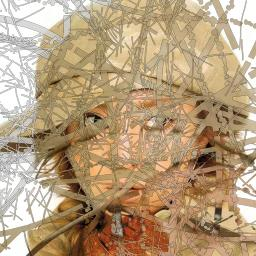
#> input picture DataSetFiles/Main_Dataset/input/00482.jpg, 256 x 256 px, given as the content of the folder ../Main_Dataset/input/00482.jpg, which was not available
$ python organic_v5.py -c ../Main_Dataset/input/00482.jpg -l ../Main_Dataset/input/00677.jpg -o out
#> lines starting #> are read from the running program, lines starting #| are printed output that depends on the picture; after the words box and inside, x2 and y2 are one past the last pixel; in counts of white or black regions, pixels touching at a corner belong together; pictures that were not available may be replaced by others from this repository, and a replacement may not be noted
"""
Organic Mask Generator v5 - Truly Organic Shapes
=================================================

Uses FRACTAL NOISE and DOMAIN WARPING to create
irregular, organic-looking masks - NOT geometric boxes.

Mask Types:
1. Fractal Blobs - Noise-based organic regions
2. Flowy Curves - Smooth curved regions
3. Organic Patches - Warped, irregular patches
4. Cloudy Regions - Cloud-like soft masks
5. Natural Edges - Masks with natural, irregular boundaries

Dependencies: pip install opencv-python numpy tqdm
"""

import cv2
import numpy as np
import os
import random
import math
from typing import Optional, List, Tuple
from concurrent.futures import ProcessPoolExecutor, as_completed
import multiprocessing as mp

try:
    from tqdm import tqdm
    TQDM_AVAILABLE = True
except ImportError:
    TQDM_AVAILABLE = False
    def tqdm(iterable, **kwargs):
        return iterable


class OrganicMaskGeneratorV5:
    """
    Creates truly ORGANIC, irregular masks using:
    - Fractal Brownian Motion (fBm) noise
    - Domain warping for distortion
    - Perlin-like noise patterns
    - NO geometric shapes like rectangles
    """

    def __init__(self, height: int = 512, width: int = 512, seed: int = None):
        self.h = height
        self.w = width
        if seed is not None:
            random.seed(seed)
            np.random.seed(seed)

    # =========================================
    # NOISE GENERATION
    # =========================================

    def fractal_noise(self, octaves: int = 5, persistence: float = 0.5) -> np.ndarray:
        """Generate fractal Brownian motion noise."""
        total = np.zeros((self.h, self.w), dtype=np.float32)
        frequency = 1.0
        amplitude = 1.0
        max_value = 0.0

        for _ in range(octaves):
            # Generate noise at current frequency
            noise_h = max(1, int(self.h / frequency))
            noise_w = max(1, int(self.w / frequency))
            noise = np.random.rand(noise_h, noise_w).astype(np.float32)

            # Upsample to full resolution
            noise = cv2.resize(noise, (self.w, self.h), interpolation=cv2.INTER_CUBIC)

            total += noise * amplitude
            max_value += amplitude

            frequency *= 2.0
            amplitude *= persistence

        # Normalize to 0-1
        total = total / max_value
        return total

    def domain_warp(self, data: np.ndarray, strength: float = 30.0) -> np.ndarray:
        """Apply domain warping for organic distortion."""
        # Generate warp fields
        warp_x = self.fractal_noise(octaves=3, persistence=0.6)
        warp_y = self.fractal_noise(octaves=3, persistence=0.6)

        # Center around zero
        warp_x = (warp_x - 0.5) * 2 * strength
        warp_y = (warp_y - 0.5) * 2 * strength

        # Create coordinate grids
        y_coords, x_coords = np.mgrid[0:self.h, 0:self.w].astype(np.float32)

        # Apply warp
        map_x = np.clip(x_coords + warp_x, 0, self.w - 1)
        map_y = np.clip(y_coords + warp_y, 0, self.h - 1)

        return cv2.remap(data.astype(np.float32), map_x, map_y, cv2.INTER_LINEAR)

    def ensure_coverage(self, mask: np.ndarray, min_cover: float = 0.15, max_cover: float = 0.50) -> np.ndarray:
        """
        Adjust mask to ensure coverage is within target range.
        Optimized version - uses percentile-based thresholding.
        """
        total_pixels = self.h * self.w
        target_coverage = random.uniform(min_cover, max_cover)

        # If mask is empty, create a basic blob
        mask_float = mask.astype(np.float32)
        current_coverage = np.sum(mask_float > 0) / total_pixels

        if current_coverage < 0.01:
            # Create fallback blob
            cx, cy = self.w // 2, self.h // 2
            y, x = np.ogrid[:self.h, :self.w]
            dist = np.sqrt((x - cx)**2 + (y - cy)**2)
            radius = min(self.h, self.w) * 0.3
            mask_float = (dist < radius).astype(np.float32) * 255

        # Use percentile-based adjustment (FAST)
        non_zero = mask_float[mask_float > 0]

        if len(non_zero) > 0:
            # Calculate what threshold gives target coverage
            target_count = int(total_pixels * target_coverage)

            if np.sum(mask_float > 0) > target_count:
                # Too much coverage - increase threshold
                percentile = 100 * (1 - target_coverage / (np.sum(mask_float > 0) / total_pixels))
                threshold = np.percentile(mask_float[mask_float > 0], percentile)
                mask_float = (mask_float > threshold).astype(np.float32) * 255
            else:
                # Not enough - dilate (max 3 iterations)
                for _ in range(3):
                    if np.sum(mask_float > 0) >= target_count * 0.8:
                        break
                    kernel = cv2.getStructuringElement(cv2.MORPH_ELLIPSE, (21, 21))
                    mask_float = cv2.dilate(mask_float, kernel, iterations=1)

        return mask_float.astype(np.uint8)

    # =========================================
    # ORGANIC MASK STYLES
    # =========================================

    def generate_fractal_blob(self) -> np.ndarray:
        """
        Organic blob using fractal noise thresholding.
        Creates cloud-like, irregular shapes.
        """
        # Generate base noise
        noise = self.fractal_noise(
            octaves=random.randint(4, 6),
            persistence=random.uniform(0.45, 0.65)
        )

        # Apply domain warping for more organic feel
        noise = self.domain_warp(noise, strength=random.uniform(20, 50))

        # Smooth
        blur_size = random.choice([7, 11, 15, 21])
        noise = cv2.GaussianBlur(noise, (blur_size, blur_size), 0)

        # Threshold to create mask
        # Random threshold for varied coverage
        threshold = random.uniform(0.4, 0.65)
        mask = (noise > threshold).astype(np.uint8) * 255

        # Morphological operations for cleaner edges
        kernel = cv2.getStructuringElement(cv2.MORPH_ELLIPSE, (7, 7))
        mask = cv2.morphologyEx(mask, cv2.MORPH_CLOSE, kernel)
        mask = cv2.morphologyEx(mask, cv2.MORPH_OPEN, kernel)

        return mask

    def generate_flowing_region(self) -> np.ndarray:
        """
        Smooth, flowing organic regions.
        Like water or smoke patterns.
        """
        # Create gradient-based flow
        noise1 = self.fractal_noise(octaves=4, persistence=0.5)
        noise2 = self.fractal_noise(octaves=4, persistence=0.5)

        # Combine noises for flow effect
        combined = (noise1 * 0.6 + noise2 * 0.4)

        # Multiple warps for organic flow
        for _ in range(2):
            combined = self.domain_warp(combined, strength=random.uniform(15, 35))

        # Smooth heavily for flow look
        blur_size = random.choice([15, 21, 31])
        combined = cv2.GaussianBlur(combined, (blur_size, blur_size), 0)

        # Select band of values for mask
        low = random.uniform(0.3, 0.5)
        high = low + random.uniform(0.15, 0.35)

        mask = ((combined > low) & (combined < high)).astype(np.uint8) * 255

        # Close gaps
        kernel = cv2.getStructuringElement(cv2.MORPH_ELLIPSE, (11, 11))
        mask = cv2.morphologyEx(mask, cv2.MORPH_CLOSE, kernel)

        return mask

    def generate_organic_patch(self) -> np.ndarray:
        """
        Multiple organic patches with natural edges.
        """
        mask = np.zeros((self.h, self.w), dtype=np.uint8)

        num_patches = random.randint(2, 5)

        for _ in range(num_patches):
            # Create patch using noise
            patch = self.fractal_noise(
                octaves=random.randint(3, 5),
                persistence=random.uniform(0.5, 0.7)
            )

            # Random center bias
            cx = random.gauss(0.5, 0.25)
            cy = random.gauss(0.5, 0.25)
            cx = max(0.1, min(0.9, cx))
            cy = max(0.1, min(0.9, cy))

            # Create radial falloff
            y, x = np.ogrid[:self.h, :self.w]
            center_x = int(self.w * cx)
            center_y = int(self.h * cy)

            # Distance from center
            dist = np.sqrt((x - center_x)**2 + (y - center_y)**2)
            radius = random.uniform(0.2, 0.4) * min(self.h, self.w)

            # Combine noise with radial mask
            radial = 1 - np.clip(dist / radius, 0, 1)
            radial = radial ** random.uniform(0.5, 1.5)  # Adjust falloff

            combined = patch * radial

            # Warp for organic edges
            combined = self.domain_warp(combined, strength=random.uniform(10, 25))

            # Threshold
            thresh = random.uniform(0.3, 0.5)
            patch_mask = (combined > thresh).astype(np.uint8) * 255

            mask = cv2.bitwise_or(mask, patch_mask)

        return mask

    def generate_cloudy_mask(self) -> np.ndarray:
        """
        Cloud-like soft masks with varying density.
        """
        # Multi-octave noise
        cloud = self.fractal_noise(
            octaves=random.randint(5, 7),
            persistence=random.uniform(0.55, 0.7)
        )

        # Heavy domain warping
        cloud = self.domain_warp(cloud, strength=random.uniform(30, 60))
        cloud = self.domain_warp(cloud, strength=random.uniform(15, 30))

        # Very smooth
        blur_size = random.choice([21, 31, 41])
        cloud = cv2.GaussianBlur(cloud, (blur_size, blur_size), 0)

        # Threshold
        thresh = random.uniform(0.45, 0.6)
        mask = (cloud > thresh).astype(np.uint8) * 255

        return mask

    def generate_natural_edge_mask(self) -> np.ndarray:
        """
        Mask with very natural, torn-paper-like edges.
        """
        # Start with multiple blob seeds
        mask = np.zeros((self.h, self.w), dtype=np.float32)

        num_seeds = random.randint(3, 8)

        for _ in range(num_seeds):
            # Random position
            cx = random.randint(self.w // 4, 3 * self.w // 4)
            cy = random.randint(self.h // 4, 3 * self.h // 4)

            # Create gradient blob
            y, x = np.ogrid[:self.h, :self.w]
            dist = np.sqrt((x - cx)**2 + (y - cy)**2)

            blob_radius = random.randint(50, 150)
            blob = np.exp(-(dist**2) / (2 * blob_radius**2))

            mask = np.maximum(mask, blob)

        # Add noise to edges
        edge_noise = self.fractal_noise(octaves=4, persistence=0.6)
        mask = mask + edge_noise * 0.3

        # Domain warp for irregular edges
        mask = self.domain_warp(mask, strength=random.uniform(25, 45))

        # Smooth
        mask = cv2.GaussianBlur(mask, (11, 11), 0)

        # Threshold
        thresh = random.uniform(0.35, 0.55)
        result = (mask > thresh).astype(np.uint8) * 255

        return result

    def generate_composite_organic(self) -> np.ndarray:
        """
        Combination of organic styles.
        """
        styles = [
            self.generate_fractal_blob,
            self.generate_flowing_region,
            self.generate_organic_patch,
            self.generate_cloudy_mask,
            self.generate_natural_edge_mask
        ]

        # Pick 2 random styles
        selected = random.sample(styles, 2)

        combined = np.zeros((self.h, self.w), dtype=np.uint8)
        for func in selected:
            combined = cv2.bitwise_or(combined, func())

        return combined

    # =========================================
    # EDGE EFFECTS
    # =========================================

    def add_organic_edge(self, mask: np.ndarray) -> np.ndarray:
        """Add natural, organic edge distortion."""
        # Find edges
        edges = cv2.Canny(mask, 50, 150)

        # Dilate edges
        kernel = np.ones((random.randint(3, 7), random.randint(3, 7)), np.uint8)
        border = cv2.dilate(edges, kernel, iterations=1)

        # Warp the mask slightly
        warp_strength = random.uniform(3, 8)
        noise_x = self.fractal_noise(octaves=3, persistence=0.6)
        noise_y = self.fractal_noise(octaves=3, persistence=0.6)

        noise_x = (noise_x - 0.5) * 2 * warp_strength
        noise_y = (noise_y - 0.5) * 2 * warp_strength

        # Apply only where border exists
        border_mask = (border > 0).astype(np.float32)
        noise_x = noise_x * border_mask
        noise_y = noise_y * border_mask

        y_coords, x_coords = np.mgrid[0:self.h, 0:self.w].astype(np.float32)

        map_x = np.clip(x_coords + noise_x, 0, self.w - 1)
        map_y = np.clip(y_coords + noise_y, 0, self.h - 1)

        warped = cv2.remap(mask.astype(np.float32), map_x, map_y, cv2.INTER_LINEAR)

        # Blur for soft edges
        blur = random.choice([5, 7, 9])
        warped = cv2.GaussianBlur(warped, (blur, blur), 0)

        return warped.astype(np.uint8)

    # =========================================
    # MAIN FUNCTION
    # =========================================

    def apply_corruption(
        self,
        base_image: np.ndarray,
        overlay_image: np.ndarray,
        style: str = 'random'
    ) -> Tuple[np.ndarray, np.ndarray]:
        """Apply organic corruption."""
        self.h, self.w = base_image.shape[:2]

        styles = {
            'fractal': self.generate_fractal_blob,
            'flow': self.generate_flowing_region,
            'patch': self.generate_organic_patch,
            'cloud': self.generate_cloudy_mask,
            'natural': self.generate_natural_edge_mask,
            'composite': self.generate_composite_organic
        }

        if style == 'random':
            style = random.choice(list(styles.keys()))

        mask = styles[style]()

        # ENSURE COVERAGE IS 15-50% (not too small, not too large)
        mask = self.ensure_coverage(mask, min_cover=0.15, max_cover=0.50)

        # Resize overlay
        overlay = cv2.resize(overlay_image, (self.w, self.h))

        # Random transforms on overlay
        if random.random() > 0.5:
            overlay = cv2.flip(overlay, 1)
        if random.random() > 0.5:
            overlay = cv2.flip(overlay, 0)
        if random.random() > 0.4:
            angle = random.randint(-180, 180)
            center = (self.w // 2, self.h // 2)
            M = cv2.getRotationMatrix2D(center, angle, 1.0)
            overlay = cv2.warpAffine(overlay, M, (self.w, self.h))

        # Add organic edge effect
        mask = self.add_organic_edge(mask)

        # Soft edge blur
        blur_size = random.choice([7, 11, 15])
        mask = cv2.GaussianBlur(mask, (blur_size, blur_size), 0)

        # Composite
        alpha = mask.astype(np.float32) / 255.0
        alpha = np.stack([alpha, alpha, alpha], axis=-1)

        opacity = random.uniform(0.65, 1.0)
        alpha = alpha * opacity

        result = (overlay.astype(np.float32) * alpha +
                  base_image.astype(np.float32) * (1 - alpha))

        return result.astype(np.uint8), mask


# =========================================
# WORKER FOR MULTIPROCESSING
# =========================================

def process_image(args):
    """Worker function."""
    idx, base_path, overlay_paths, output_dir, save_mask, seed = args

    random.seed(seed + idx)
    np.random.seed(seed + idx)

    try:
        base_img = cv2.imread(base_path)
        if base_img is None:
            return None

        overlay_path = random.choice(overlay_paths)
        overlay_img = cv2.imread(overlay_path)
        if overlay_img is None:
            overlay_img = cv2.flip(base_img, 1)

        generator = OrganicMaskGeneratorV5()
        corrupted, mask = generator.apply_corruption(base_img, overlay_img)

        out_name = f"{idx:06d}.png"
        cv2.imwrite(os.path.join(output_dir, 'input', out_name), corrupted)
        cv2.imwrite(os.path.join(output_dir, 'target', out_name), base_img)

        if save_mask:
            cv2.imwrite(os.path.join(output_dir, 'mask', out_name), mask)

        return idx
    except:
        return None


def generate_dataset(
    clean_folder: str,
    overlay_folder: str,
    output_folder: str,
    total_images: int = 10000,
    num_workers: int = None,
    save_masks: bool = True,
    seed: int = 42
) -> None:
    """Generate dataset with organic masks."""
    os.makedirs(os.path.join(output_folder, 'input'), exist_ok=True)
    os.makedirs(os.path.join(output_folder, 'target'), exist_ok=True)
    if save_masks:
        os.makedirs(os.path.join(output_folder, 'mask'), exist_ok=True)

    valid_ext = ('.png', '.jpg', '.jpeg', '.bmp', '.webp')

    clean_files = [os.path.join(clean_folder, f)
                   for f in os.listdir(clean_folder)
                   if f.lower().endswith(valid_ext)]

    overlay_files = [os.path.join(overlay_folder, f)
                     for f in os.listdir(overlay_folder)
                     if f.lower().endswith(valid_ext)]

    print("=" * 60)
    print("ORGANIC MASK GENERATOR v5 - Truly Organic Shapes")
    print("=" * 60)
    print(f"Clean images:    {len(clean_files):,}")
    print(f"Overlay images:  {len(overlay_files):,}")
    print(f"Target output:   {total_images:,} images")
    print("=" * 60)
    print("Styles: fractal, flow, patch, cloud, natural, composite")
    print("All masks use fractal noise + domain warping (NO boxes!)")
    print("=" * 60)

    if len(clean_files) == 0:
        raise ValueError(f"No images in {clean_folder}")
    if len(overlay_files) == 0:
        overlay_files = clean_files

    tasks = [(i, clean_files[i % len(clean_files)], overlay_files,
              output_folder, save_masks, seed) for i in range(total_images)]

    if num_workers is None:
        num_workers = max(1, mp.cpu_count() - 1)

    print(f"Workers: {num_workers}")
    print()

    completed = 0

    if num_workers == 1:
        for task in tqdm(tasks, desc="Generating", unit="img"):
            if process_image(task) is not None:
#> in process_image, base_img is the input picture: shape (256, 256, 3); mean B, G, R 125, 157.4, 182
#> call 2 of fractal_noise, with octaves = 3, persistence = 0.6
#> after the loop in fractal_noise (call 2), `for _ in range(octaves):`:
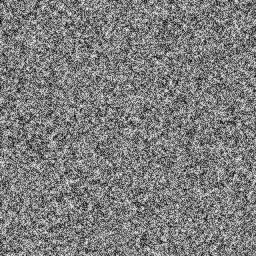
#> total: shape (256, 256) float32; min 0.0127, max 1.98, mean 0.98; drawn with min black and max white
#> call 3 of fractal_noise, with octaves = 3, persistence = 0.6
#> after the loop in fractal_noise (call 3), `for _ in range(octaves):`:
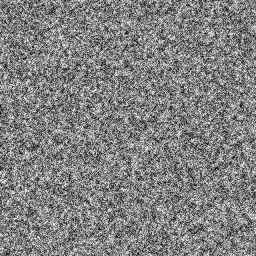
#> total: shape (256, 256) float32; min -0.0165, max 1.95, mean 0.982; drawn with min black and max white
#> after the loop in ensure_coverage, `for _ in range(3):`:
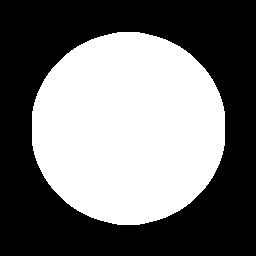
#> mask_float: shape (256, 256) float32; 45% white; 1 white region, box (x1, y1, x2, y2) and area: (32, 32, 225, 225) 29485
#> in add_organic_edge, `border = cv2.dilate(edges, kernel, iterations=1)`:
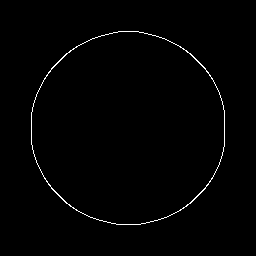
#> edges: shape (256, 256); 0.98% white in thin lines or dots, all inside (x1, y1, x2, y2) = (31, 31, 225, 225)
#> call 4 of fractal_noise, with octaves = 3, persistence = 0.6
#> after the loop in fractal_noise (call 4), `for _ in range(octaves):`:
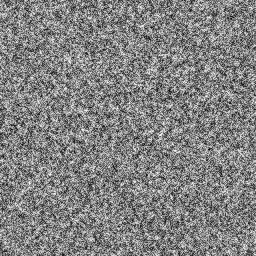
#> total: shape (256, 256) float32; min -0.0116, max 1.92, mean 0.978; drawn with min black and max white
#> after the loop in fractal_noise (call 5), `for _ in range(octaves):`:
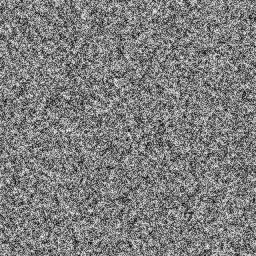
#> total: shape (256, 256) float32; min -0.0114, max 1.99, mean 0.979; drawn with min black and max white
#> in process_image, `corrupted, mask = generator.apply_corruption(base_img, overlay_img)`:
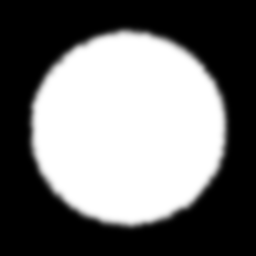
#> mask: shape (256, 256); min 0, max 255, mean 114.9
                completed += 1
    else:
        with ProcessPoolExecutor(max_workers=num_workers) as executor:
            futures = {executor.submit(process_image, t): t[0] for t in tasks}
            for future in tqdm(as_completed(futures), total=len(futures),
                              desc="Generating", unit="img"):
                if future.result() is not None:
                    completed += 1

    print()
    print("=" * 60)
    print(f"COMPLETE! Generated {completed:,}/{total_images:,} images")
    print("=" * 60)


if __name__ == '__main__':
    import argparse

    parser = argparse.ArgumentParser(description='Organic Mask Generator v5')
    parser.add_argument('--clean', '-c', required=True, help='Clean images')
    parser.add_argument('--overlays', '-l', required=True, help='Overlay images')
    parser.add_argument('--output', '-o', required=True, help='Output folder')
    parser.add_argument('--num-images', '-n', type=int, default=10000)
    parser.add_argument('--workers', '-w', type=int, default=None)
    parser.add_argument('--no-masks', action='store_true')
    parser.add_argument('--seed', '-s', type=int, default=42)

    args = parser.parse_args()

    generate_dataset(
        clean_folder=args.clean,
        overlay_folder=args.overlays,
        output_folder=args.output,
        total_images=args.num_images,
        num_workers=args.workers,
        save_masks=not args.no_masks,
        seed=args.seed
    )
